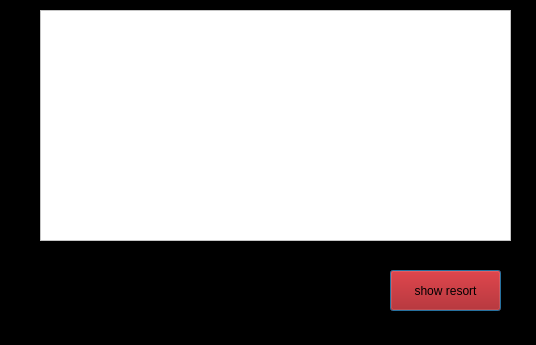
<?xml version="1.0" encoding="UTF-8"?>
<ui version="4.0">
 <class>ctgadminshowDialog</class>
 <widget class="QDialog" name="ctgadminshowDialog">
  <property name="geometry">
   <rect>
    <x>0</x>
    <y>0</y>
    <width>536</width>
    <height>345</height>
   </rect>
  </property>
  <property name="windowTitle">
   <string>Dialog</string>
  </property>
  <property name="styleSheet">
   <string notr="true">background:rgb(0, 0, 0)</string>
  </property>
  <widget class="QTableView" name="tableView_gong">
   <property name="geometry">
    <rect>
     <x>40</x>
     <y>10</y>
     <width>471</width>
     <height>231</height>
    </rect>
   </property>
   <property name="styleSheet">
    <string notr="true">font: 75 14pt &quot;MS Shell Dlg 2&quot;;
background:rgb(255, 255, 255)</string>
   </property>
  </widget>
  <widget class="QPushButton" name="pushButton_gong">
   <property name="geometry">
    <rect>
     <x>390</x>
     <y>270</y>
     <width>111</width>
     <height>41</height>
    </rect>
   </property>
   <property name="styleSheet">
    <string notr="true">background:rgb(170, 0, 0)
</string>
   </property>
   <property name="text">
    <string>show resort</string>
   </property>
  </widget>
 </widget>
 <resources/>
 <connections/>
</ui>
